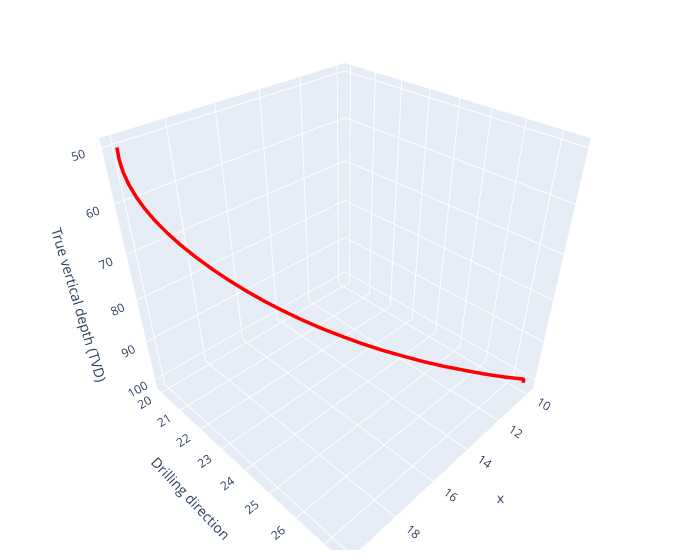

Notebook cell for this chart:
### Code cell
plot(traj_x, traj_z, traj_y)
